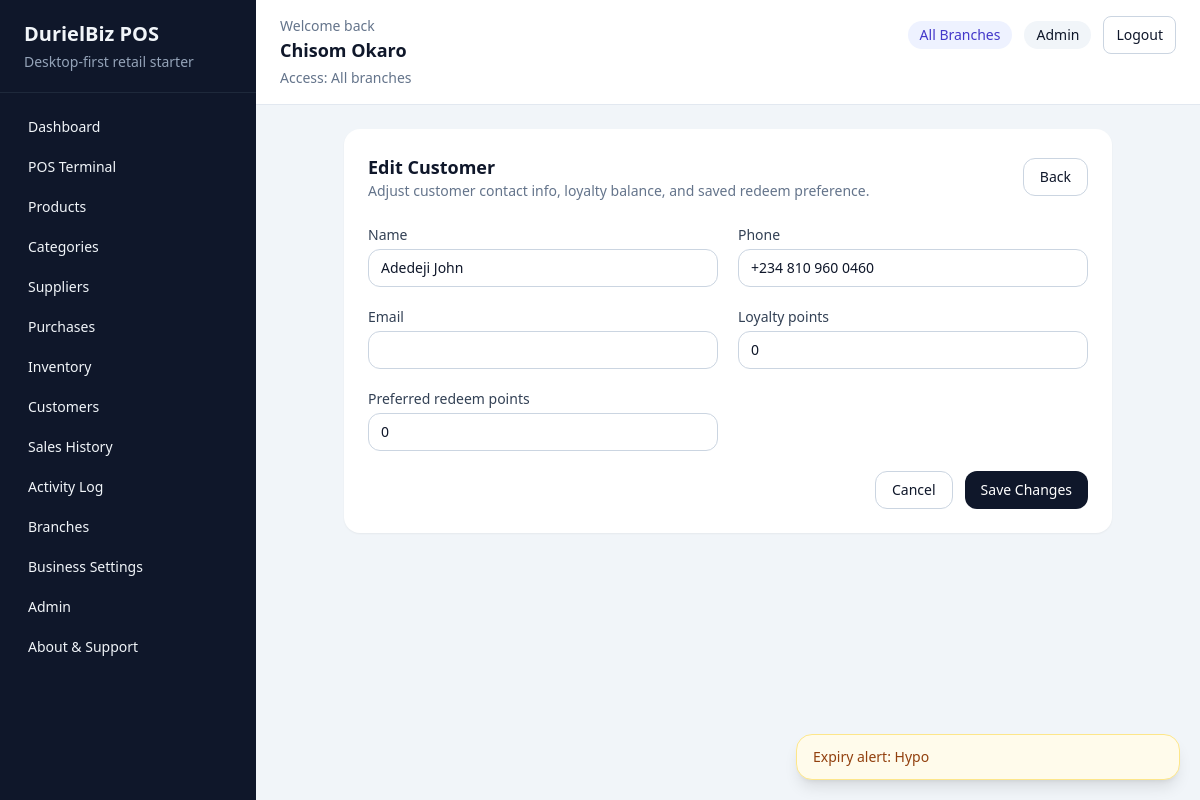
/sales/customers/1/edit/ (signed in), run on the app's committed database.
### accounts/models.py (models this page shows, shortened)
class User(AbstractUser):
    class Role(models.TextChoices):
        ADMIN = "admin", "Admin"
        MANAGER = "manager", "Manager"
        CASHIER = "cashier", "Cashier"
        INVENTORY = "inventory", "Inventory Officer"
    role = models.CharField(max_length=20, choices=Role.choices, default=Role.CASHIER)
    phone_number = models.CharField(max_length=20, blank=True)
    branch = models.ForeignKey(
        "reports.Branch",
        on_delete=models.SET_NULL,
        related_name="users",
        null=True,
        blank=True,
    )

### sales/models.py (models this page shows, shortened)
class Customer(models.Model):
    name = models.CharField(max_length=255)
    phone = models.CharField(max_length=20, unique=True)
    email = models.EmailField(blank=True)
    loyalty_points = models.PositiveIntegerField(default=0)
    preferred_redeem_points = models.PositiveIntegerField(default=0)
    total_spent = models.DecimalField(max_digits=12, decimal_places=2, default=Decimal("0.00"))
    created_at = models.DateTimeField(auto_now_add=True)
    updated_at = models.DateTimeField(auto_now=True)
    class Meta:
        ordering = ["name"]

### sales/views.py (the view, shortened to what this page needs)
# urls.py: path("customers/<int:pk>/edit/", customer_update, name="customer-update"),
@login_required
@role_required(User.Role.ADMIN)
def customer_update(request, pk):
    customer = get_object_or_404(Customer, pk=pk)
    form = CustomerForm(request.POST or None, instance=customer)
    return render(request, "sales/customer_form.html", {"form": form, "customer": customer})

### sales/forms.py
class CustomerForm(forms.ModelForm):
    class Meta:
        model = Customer
        fields = ["name", "phone", "email", "loyalty_points", "preferred_redeem_points"]
        widgets = {
            "name": forms.TextInput(
                attrs={"class": "mt-1 w-full rounded-xl border border-slate-300 px-3 py-2 text-sm"}
            ),
            "phone": forms.TextInput(
                attrs={"class": "mt-1 w-full rounded-xl border border-slate-300 px-3 py-2 text-sm"}
            ),
            "email": forms.EmailInput(
                attrs={"class": "mt-1 w-full rounded-xl border border-slate-300 px-3 py-2 text-sm"}
            ),
            "loyalty_points": forms.NumberInput(
                attrs={"class": "mt-1 w-full rounded-xl border border-slate-300 px-3 py-2 text-sm"}
            ),
            "preferred_redeem_points": forms.NumberInput(
                attrs={"class": "mt-1 w-full rounded-xl border border-slate-300 px-3 py-2 text-sm"}
            ),
        }

### accounts/permissions.py (called while the page is built)
def role_required(*allowed_roles):
    def decorator(view_func):
        @wraps(view_func)
        def _wrapped_view(request, *args, **kwargs):
            if not request.user.is_authenticated:
                return redirect("accounts:login")
            if request.user.role not in allowed_roles:
                messages.error(request, "You do not have permission to access that page.")
                return redirect(get_role_home_url(request.user))
            if request.user.role != User.Role.ADMIN and not getattr(request.user, "branch_id", None):
                messages.error(request, "Your account is not assigned to a branch.")
                return redirect("accounts:logout")
            return view_func(request, *args, **kwargs)
        return _wrapped_view
    return decorator

### reports/context_processors.py (called while the page is built)
def business_settings(request):
    return {"business_settings": BusinessSettings.get_solo()}

### reports/models.py (called while the page is built)
    @classmethod
    def get_solo(cls):
        settings, _ = cls.objects.get_or_create(pk=1)
        return settings

### templates/sales/customer_form.html (shortened to what this page needs)
{% extends "base.html" %}
{% block content %}
    <section class="mx-auto max-w-3xl rounded-2xl bg-white p-6 shadow-sm">
        <div class="mb-6 flex items-center justify-between">
            <div>
                <h3 class="text-lg font-semibold">Edit Customer</h3>
                <p class="text-sm text-slate-500">Adjust customer contact info, loyalty balance, and saved redeem preference.</p>
            </div>
            <a href="{% url 'sales:customer-detail' customer.pk %}" class="rounded-xl border border-slate-300 px-4 py-2 text-sm">Back</a>
        </div>
        <form method="post" class="grid gap-5 md:grid-cols-2">
            {% for field in form %}
                <div>
                    <label class="block text-sm font-medium text-slate-700">{{ field.label }}</label>
                    {{ field }}
                </div>
            {% endfor %}
            <div class="md:col-span-2 flex justify-end gap-3">
                <a href="{% url 'sales:customer-detail' customer.pk %}" class="rounded-xl border border-slate-300 px-4 py-2 text-sm">Cancel</a>
                <button class="rounded-xl bg-slate-900 px-4 py-2 text-sm text-white">Save Changes</button>
            </div>
        </form>
    </section>
{% endblock %}

### templates/base.html (shortened to what this page needs)
<!DOCTYPE html>
<html lang="en">
<head>
    <script src="https://cdn.tailwindcss.com"></script>
</head>
<body class="min-h-screen bg-slate-100 text-slate-900">
    <div class="flex min-h-screen">
        <aside class="hidden w-64 bg-slate-900 text-slate-100 lg:block">
            <div class="border-b border-slate-800 px-6 py-5">
                <h1 class="text-xl font-semibold">DurielBiz POS</h1>
                <p class="mt-1 text-sm text-slate-400">Desktop-first retail starter</p>
            </div>
            <nav class="space-y-1 px-4 py-4 text-sm">
                {% if request.user.role == 'admin' or request.user.role == 'cashier' or request.user.role == 'manager' %}
                    <a href="{% url 'reports:dashboard' %}" class="block rounded-lg px-3 py-2 hover:bg-slate-800">Dashboard</a>
                {% endif %}
                {% if request.user.role == 'admin' or request.user.role == 'cashier' %}
                    <a href="{% url 'sales:pos' %}" class="block rounded-lg px-3 py-2 hover:bg-slate-800">POS Terminal</a>
                {% endif %}
                {% if request.user.role == 'admin' or request.user.role == 'inventory' %}
                    <a href="{% url 'products:list' %}" class="block rounded-lg px-3 py-2 hover:bg-slate-800">Products</a>
                    <a href="{% url 'products:category-list' %}" class="block rounded-lg px-3 py-2 hover:bg-slate-800">Categories</a>
                    <a href="{% url 'suppliers:list' %}" class="block rounded-lg px-3 py-2 hover:bg-slate-800">Suppliers</a>
                    <a href="{% url 'purchases:list' %}" class="block rounded-lg px-3 py-2 hover:bg-slate-800">Purchases</a>
                    <a href="{% url 'inventory:overview' %}" class="block rounded-lg px-3 py-2 hover:bg-slate-800">Inventory</a>
                {% endif %}
                {% if request.user.role == 'admin' %}
                    <a href="{% url 'sales:customer-list' %}" class="block rounded-lg px-3 py-2 hover:bg-slate-800">Customers</a>
                    <a href="{% url 'sales:history' %}" class="block rounded-lg px-3 py-2 hover:bg-slate-800">Sales History</a>
                    <a href="{% url 'accounts:activity-log' %}" class="block rounded-lg px-3 py-2 hover:bg-slate-800">Activity Log</a>
                    <a href="{% url 'reports:branch-list' %}" class="block rounded-lg px-3 py-2 hover:bg-slate-800">Branches</a>
                    <a href="{% url 'reports:business-settings' %}" class="block rounded-lg px-3 py-2 hover:bg-slate-800">Business Settings</a>
                    <a href="{% url 'accounts:admin-center' %}" class="block rounded-lg px-3 py-2 hover:bg-slate-800">Admin</a>
                {% endif %}
                <a href="{% url 'accounts:about-support' %}" class="block rounded-lg px-3 py-2 hover:bg-slate-800">About & Support</a>
            </nav>
        </aside>
        <main class="flex-1">
            <header class="border-b border-slate-200 bg-white">
                <div class="flex flex-wrap items-start justify-between gap-4 px-4 py-4 sm:px-6">
                    <div class="flex items-start gap-3">
                        <div>
                        <p class="text-sm text-slate-500">Welcome back</p>
                        <h2 class="text-lg font-semibold">{{ request.user.get_full_name|default:request.user.username }}</h2>
                        <p class="mt-1 text-sm text-slate-500">
                            {% if request.user.role == 'admin' %}
                                Access: All branches
                            {% elif request.user.branch %}
                                Branch: {{ request.user.branch.name }}
                            {% else %}
                                Branch: Not assigned
                            {% endif %}
                        </p>
                    </div>
                    </div>
                    <div class="flex flex-wrap items-center justify-end gap-3 text-sm">
                        {% if request.user.role == 'admin' %}
                            <span class="rounded-full bg-indigo-50 px-3 py-1 text-indigo-700">All Branches</span>
                        {% elif request.user.branch %}
                            <span class="rounded-full bg-emerald-50 px-3 py-1 text-emerald-700">{{ request.user.branch.name }}</span>
                        {% endif %}
                        <span class="rounded-full bg-slate-100 px-3 py-1">{{ request.user.get_role_display|default:"User" }}</span>
                        <form method="post" action="{% url 'accounts:logout' %}">
                            <button class="rounded-lg border border-slate-300 px-3 py-2 hover:bg-slate-50">Logout</button>
                        </form>
                    </div>
                </div>
            </header>
            <div class="px-6 py-6">
                {% block content %}{% endblock %}
            </div>
        </main>
    </div>
    <div id="toastContainer" class="fixed bottom-5 right-5 z-50 flex w-full max-w-sm flex-col gap-3"></div>
</body>
</html>

### data on the page
User: user.get_full_name "Chisom Okaro", user.role "Admin"
Customer: form "Adedeji John" "+234 810 960 0460" "0" "0"

### other printed values
{{ field.label }} "Name" "Phone" "Email" "Loyalty points" "Preferred redeem points"
